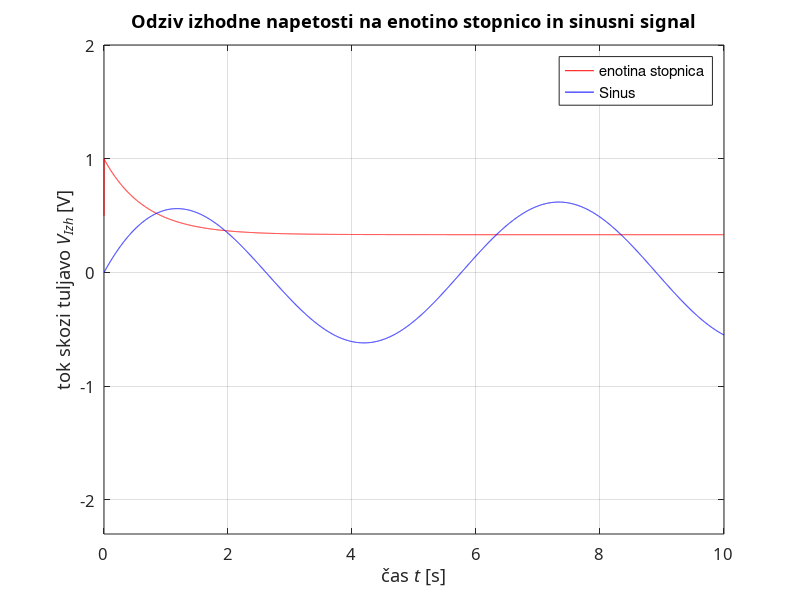

Recreate this plot in MATLAB.
#POZOR tukaj je poseben primer opisan za h funkcijo

clear all; close all;

dt=0.0005; tz=0; tk=15;
t = tz:dt:tk;

tz=0; tk=10; dt=0.001; t=tz:dt:tk; %časovni vektor
t_uz=0:dt:2*dt; t_un=2*dt+dt:dt:tk;
t_u = [t_uz t_un];
u_t = [t_uz/(2*dt) ones(size(t_un))]; %generiranje stopnice
du_t = diff(u_t) ./ diff(t_u); #pulz
du_t = [du_t 0]; 

#Dolocimo vrednosti za elemente
R1 = 2; 
R2 = 1; 
C  = 1; 

#Dolocimo konstante za DE
a2 = 0;
a1 = R1*C
a0 = (R1/R2 + 1)
b0 = 1;
b1 = R1*C

#generiranje stopnice
vg1 = ones(size(t)); %stopnica
vg2 = sin(t);        %sinuts


#nastavek za hv funkcijio
hv = 1/a1*exp((-a0/a1)*t).*u_t;
dhv = 1/a1*(-a0/a1)*exp((-a0/a1)*t)+1/a1.*du_t;

#skupen nastavek za h funkcijo
h= b1*dhv + b0*hv;

#konvolucijski integral
y1 = dt * conv(h, vg1); y2 = dt * conv(h, vg2);

#draw
plot(t, y1(1:(tk/dt+1)), 'r', t, y2(1:(tk/dt+1)), 'b');
axis([tz tk -2.3 2]);
legend("enotina stopnica", "Sinus")
set(gca, 'FontName', 'Times New Roman CE', 'FontSize', 12);
xlabel('čas {\itt} [s]');
ylabel('tok skozi tuljavo {\itV_{Izh}} [V]');
title('Odziv izhodne napetosti na enotino stopnico in sinusni signal');
grid on; 